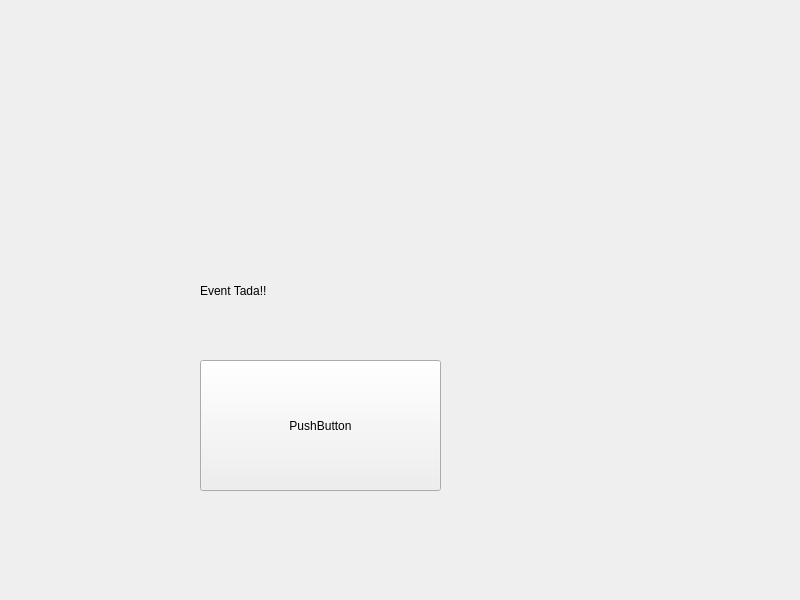
<?xml version="1.0" encoding="UTF-8"?>
<ui version="4.0">
 <class>Widget</class>
 <widget class="QWidget" name="Widget">
  <property name="geometry">
   <rect>
    <x>0</x>
    <y>0</y>
    <width>800</width>
    <height>600</height>
   </rect>
  </property>
  <property name="windowTitle">
   <string>Widget</string>
  </property>
  <widget class="QLabel" name="label">
   <property name="geometry">
    <rect>
     <x>200</x>
     <y>220</y>
     <width>241</width>
     <height>141</height>
    </rect>
   </property>
   <property name="text">
    <string>Event Tada!!</string>
   </property>
  </widget>
  <widget class="QPushButton" name="pushButton">
   <property name="geometry">
    <rect>
     <x>200</x>
     <y>360</y>
     <width>241</width>
     <height>131</height>
    </rect>
   </property>
   <property name="text">
    <string>PushButton</string>
   </property>
  </widget>
 </widget>
 <resources/>
 <connections/>
</ui>
